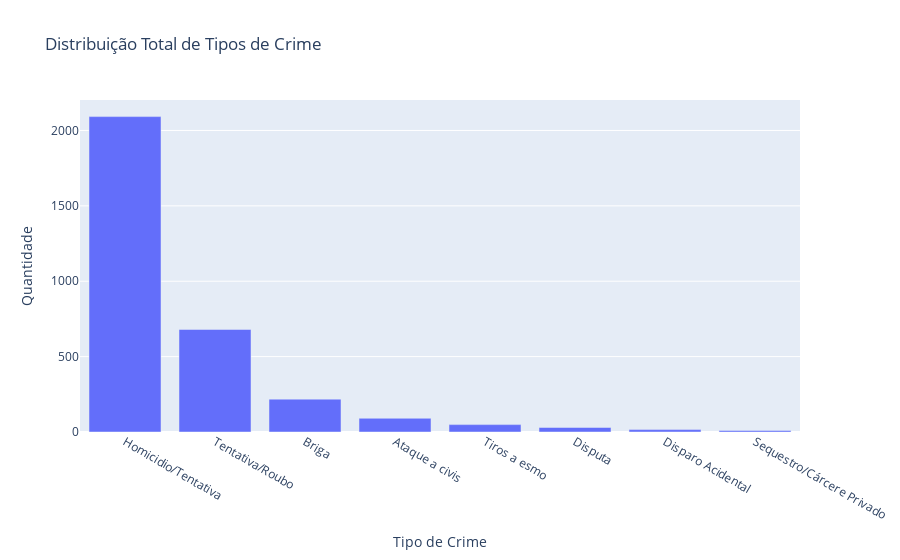

Notebook cell for this chart:
### Code cell
# Distribuição geral dos tipos de crime
crime_counts = df1['crimeType'].value_counts().reset_index()
crime_counts.columns = ['crimeType', 'count']
px.bar(crime_counts, x='crimeType', y='count', 

       title='Distribuição Total de Tipos de Crime',       labels={'crimeType': 'Tipo de Crime', 'count': 'Quantidade'})

### Figure 1 — Plotly figure (JSON) as saved in the notebook; plotly's stock layout.template omitted (floating-point values rounded to 4 significant figures)
{"data": [{"hovertemplate": "Tipo de Crime=%{x}<br>Quantidade=%{y}<extra></extra>", "legendgroup": "", "marker": {"color": "#636efa", "pattern": {"shape": ""}}, "name": "", "orientation": "v", "showlegend": false, "textposition": "auto", "type": "bar", "x": ["Homicidio/Tentativa", "Tentativa/Roubo", "Briga", "Ataque a civis", "Tiros a esmo", "Disputa", "Disparo Acidental", "Sequestro/Cárcere Privado"], "xaxis": "x", "y": [2092, 680, 218, 91, 49, 30, 16, 10], "yaxis": "y"}], "layout": {"barmode": "relative", "legend": {"tracegroupgap": 0}, "title": {"text": "Distribuição Total de Tipos de Crime"}, "xaxis": {"anchor": "y", "domain": [0, 1], "title": {"text": "Tipo de Crime"}}, "yaxis": {"anchor": "x", "domain": [0, 1], "title": {"text": "Quantidade"}}}}
